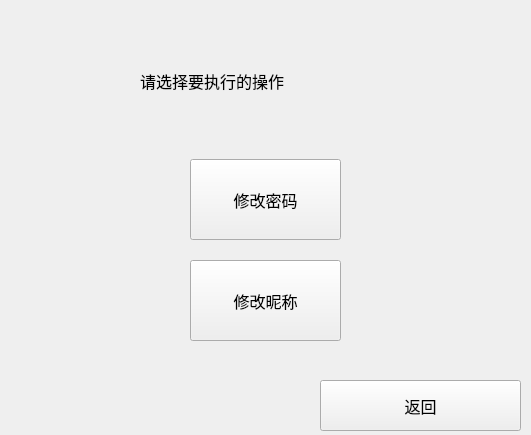
<?xml version="1.0" encoding="UTF-8"?>
<ui version="4.0">
 <class>SelectDialog</class>
 <widget class="QDialog" name="SelectDialog">
  <property name="geometry">
   <rect>
    <x>0</x>
    <y>0</y>
    <width>531</width>
    <height>435</height>
   </rect>
  </property>
  <property name="windowTitle">
   <string>功能选择界面</string>
  </property>
  <widget class="QLabel" name="label">
   <property name="geometry">
    <rect>
     <x>140</x>
     <y>40</y>
     <width>321</width>
     <height>81</height>
    </rect>
   </property>
   <property name="font">
    <font>
     <pointsize>12</pointsize>
    </font>
   </property>
   <property name="focusPolicy">
    <enum>Qt::NoFocus</enum>
   </property>
   <property name="text">
    <string>请选择要执行的操作</string>
   </property>
  </widget>
  <widget class="QPushButton" name="pushButton">
   <property name="geometry">
    <rect>
     <x>190</x>
     <y>159</y>
     <width>151</width>
     <height>81</height>
    </rect>
   </property>
   <property name="font">
    <font>
     <pointsize>12</pointsize>
    </font>
   </property>
   <property name="focusPolicy">
    <enum>Qt::NoFocus</enum>
   </property>
   <property name="text">
    <string>修改密码</string>
   </property>
  </widget>
  <widget class="QPushButton" name="pushButton_2">
   <property name="geometry">
    <rect>
     <x>190</x>
     <y>260</y>
     <width>151</width>
     <height>81</height>
    </rect>
   </property>
   <property name="font">
    <font>
     <pointsize>12</pointsize>
    </font>
   </property>
   <property name="focusPolicy">
    <enum>Qt::NoFocus</enum>
   </property>
   <property name="text">
    <string>修改昵称</string>
   </property>
  </widget>
  <widget class="QPushButton" name="pushButton_3">
   <property name="geometry">
    <rect>
     <x>320</x>
     <y>380</y>
     <width>201</width>
     <height>51</height>
    </rect>
   </property>
   <property name="font">
    <font>
     <pointsize>12</pointsize>
    </font>
   </property>
   <property name="focusPolicy">
    <enum>Qt::NoFocus</enum>
   </property>
   <property name="text">
    <string>返回</string>
   </property>
  </widget>
 </widget>
 <resources/>
 <connections/>
</ui>
